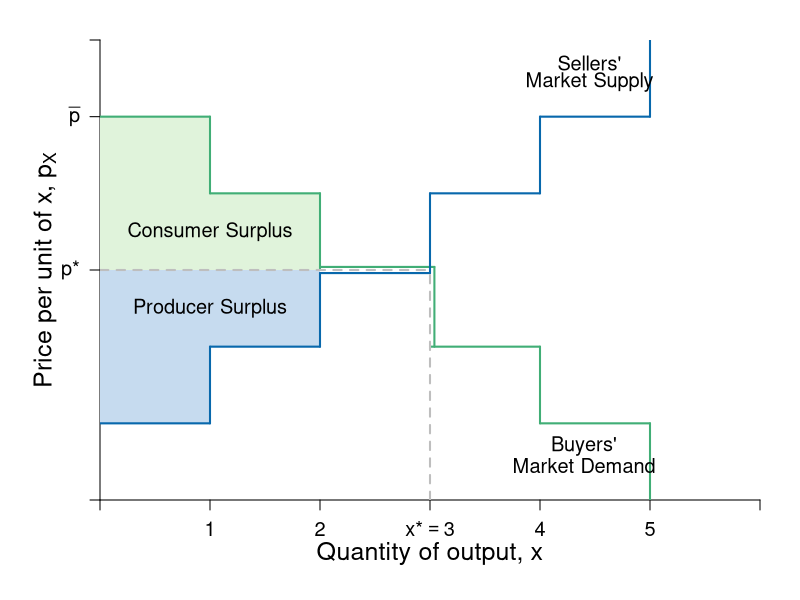

Source code (R):
require(shape)
pdf(file = "competitionmarkets/makost_market4.pdf", width = 9, height = 7)

#Set parameters for graphics
axislabelsize <- 1.5
labelsize <- 1.2
graphlinewidth <- 3
segmentlinewidth <- 2

COL <- c("#7fc97f", "#beaed4", "#fdc086", "#ffff99", "#386cb0", "#f0027f", "#bf5b17", "#666666")
COLA <- c("#e0f3db", "#99d8c9","#66c2a4","#41ae76", "#238b45", "#005824")
COLB <- c("#c6dbef", "#4eb3d3", "#2b8cbe", "#0868ac","#084081")
COLC <- c("#fcfbfd", "#efedf5", "#dadaeb", "#bcbddc", "#9e9ac8", "#807dba", "#6a51a3", "#54278f", "#3f007d")

par(mar =  c(5, 5, 2, 2))

xlims <- c(0, 6)
ylims <- c(0, 6)

npts <- 501 

plot(0, 0, xlim = xlims, ylim = ylims, type = "n",
     xlab = expression(paste("")),
     ylab = expression(paste("")), 
     xaxt = "n", 
     yaxt = "n", 
     cex.lab = axislabelsize, 
     bty = "n",
     xaxs="i", 
     yaxs="i")

# ticksy <- seq(from = 0, to = ylims[2], by = 2)
# ylabels <- seq(from = 0, to = ylims[2], by = 2)
# ticksx <- seq(from = 0, to = xlims[2], by = 2)
# xlabels <- seq(from = 0, to = xlims[2], by = 2)
ticksy <- c(0, 3, 5, ylims[2])
ylabels <- c(NA,  expression(paste(p,"*")),  expression(paste(bar(p) )), NA)
ticksx <- c(0, 1, 2, 3, 4, 5, xlims[2])
xlabels <- c(NA, 1, 2, expression(paste(x,"*" == 3)), 4, 5, NA)

axis(1, at = ticksx, pos = 0, labels = xlabels, cex.axis = labelsize)
axis(2, at = ticksy, pos = 0, labels = ylabels, las = 1, cex.axis = labelsize)


#Draw the polygon for consumer surplus
xpoly4 <- c(0, 2, 2, 1, 1, 0, 0)
ypoly4 <- c(3, 3, 4, 4, 5, 5, 3)
polygon(x = xpoly4, y = ypoly4, col=COLA[1], density=NULL, border = NA)
text(1, 3.5, expression("Consumer Surplus"), cex = labelsize)

#Draw the polygon for producer surplus
xpoly3 <- c(0, 2, 2, 1, 1, 0, 0)
ypoly3 <- c(3, 3, 2, 2, 1, 1, 3)
polygon(x = xpoly3, y = ypoly3, col=COLB[1], density=NULL, border = NA)
text(1, 2.5, expression("Producer Surplus"), cex = labelsize)


#Line for Demand
segments(0, 5, 1, 5, lty = 1, col = COLA[4] , lwd = segmentlinewidth)
segments(1, 5, 1, 4, lty = 1, col = COLA[4] , lwd = segmentlinewidth)
segments(1, 4, 2, 4, lty = 1, col = COLA[4] , lwd = segmentlinewidth)
segments(2, 4, 2, 3, lty = 1, col = COLA[4] , lwd = segmentlinewidth)
segments(2, 3.04, 3.04, 3.04, lty = 1, col = COLA[4] , lwd = segmentlinewidth)
segments(3.04, 3.04, 3.04, 2, lty = 1, col = COLA[4] , lwd = segmentlinewidth)
segments(3, 2, 4, 2, lty = 1, col = COLA[4] , lwd = segmentlinewidth)
segments(4, 2, 4, 1, lty = 1, col = COLA[4] , lwd = segmentlinewidth)
segments(4, 1, 5, 1, lty = 1, col = COLA[4] , lwd = segmentlinewidth)
segments(5, 1, 5, 0, lty = 1, col = COLA[4] , lwd = segmentlinewidth)

#Line for Supply
segments(0, 1, 1, 1, lty = 1, col = COLB[4] , lwd = segmentlinewidth)
segments(1, 1, 1, 2, lty = 1, col = COLB[4] , lwd = segmentlinewidth)
segments(1, 2, 2, 2, lty = 1, col = COLB[4] , lwd = segmentlinewidth)
segments(2, 2, 2, 2.96, lty = 1, col = COLB[4] , lwd = segmentlinewidth)
segments(2, 2.96, 3, 2.96, lty = 1, col = COLB[4] , lwd = segmentlinewidth)
segments(3, 2.96, 3, 4, lty = 1, col = COLB[4] , lwd = segmentlinewidth)
segments(3, 4, 4, 4, lty = 1, col = COLB[4] , lwd = segmentlinewidth)
segments(4, 4, 4, 5, lty = 1, col = COLB[4] , lwd = segmentlinewidth)
segments(4, 5, 5, 5, lty = 1, col = COLB[4] , lwd = segmentlinewidth)
segments(5, 5, 5, 6, lty = 1, col = COLB[4] , lwd = segmentlinewidth)

#Equilibrium price and quantity
segments(0, 3, 3, 3, lty = 2, "gray" , lwd = segmentlinewidth)
segments(3, 0, 3, 3, lty = 2, "gray" , lwd = segmentlinewidth)


#For market price
# segments(0, 2, 1, 2, lty = 2, "gray" , lwd = segmentlinewidth)

#Label axes
mtext(expression(paste("Quantity of output, ", x)), side=1, line = 2.5, cex = axislabelsize)
text(-0.5, 0.5*ylims[2], expression(paste("Price per unit of x, ", p[X])), xpd = TRUE, cex = axislabelsize, srt = 90) 
# 
# points(50, 10, pch = 16, col = "black", cex = 1.5)
# text(52, 10.5, expression(M))
text(4.4, 0.7, expression("Buyers'"), cex = labelsize)
text(4.4, 0.45, expression("Market Demand"), cex = labelsize)
text(4.45, 5.7, expression("Sellers'"), cex = labelsize)
text(4.45, 5.45, expression("Market Supply"), cex = labelsize)

# text(0.27, 2.6, expression("Equilibrium Price"), cex = labelsize)
# text(0.27, 2.4, expression("falls in this range"), cex = labelsize)
# Arrows(0.55, 2.1, 0.55, 2.9, col = "black", code =3, lty = 1, lwd = 2, arr.type = "triangle", arr.lwd = 0.5)


dev.off()
